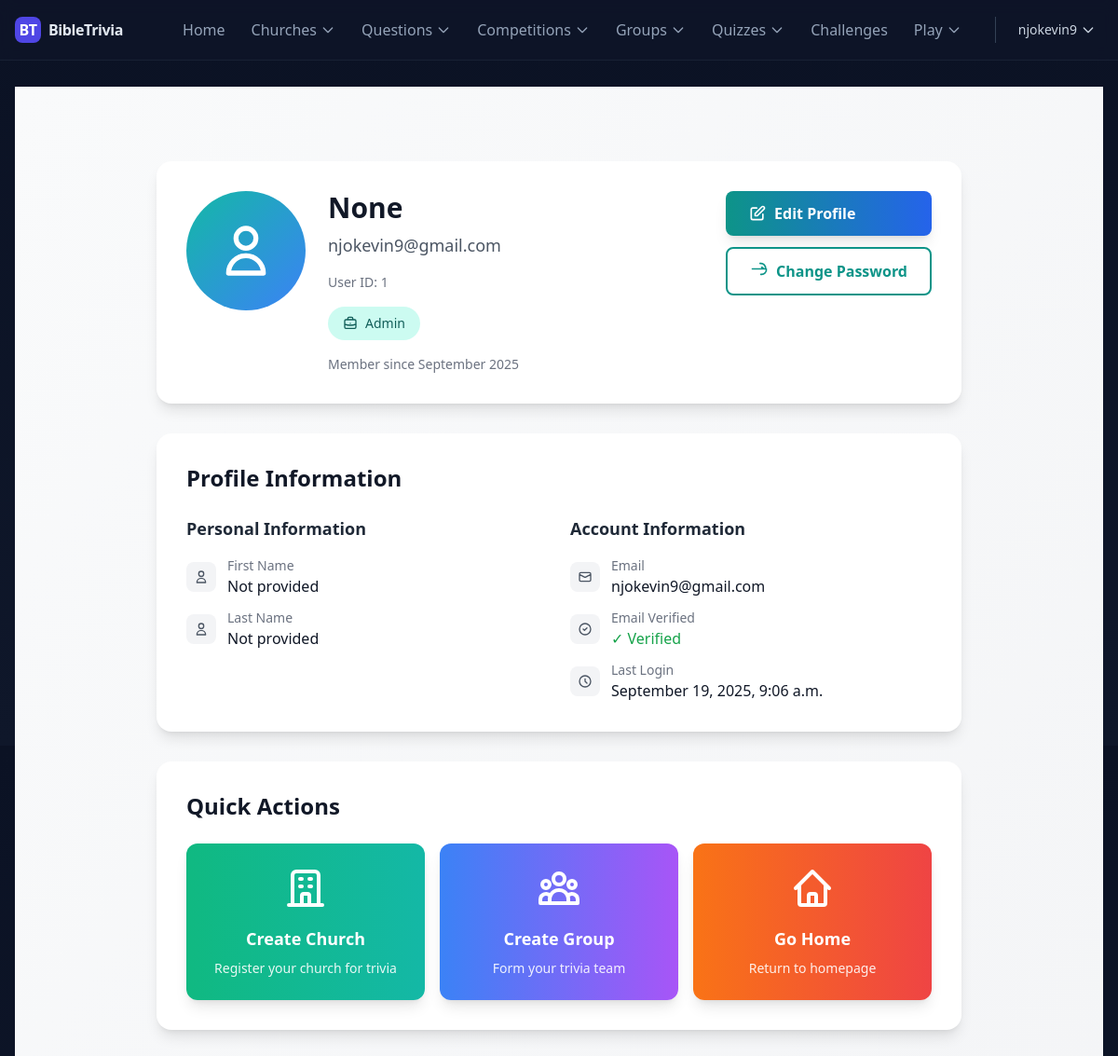
Screenshot of /accounts/profile/ (signed in) with the database file from the repository.
### users/models.py (models this page shows, shortened)
class MyUser(AbstractUser):
    email = models.EmailField(_('email address'), max_length=50, unique=True)
    username = None
    ROLE_CHOICES = [
        ('Admin', 'Admin'),
        ('Supervisor', 'Supervisor'),
        ('Patron', 'Patron'),
        ('Member', 'Member'),
    ]
    role = models.CharField(
        _('Role'),
        max_length=20,
        choices=ROLE_CHOICES,
        default='Member',
        help_text=_('User role in the system')
    )
    USERNAME_FIELD = 'email'
    REQUIRED_FIELDS = []
    objects = MyUserManager()
    groups = models.ManyToManyField(
        'auth.Group',
        related_name='myuser_groups',  # Unique related_name
        blank=True,
        help_text=_('The groups this user belongs to. A user will get all permissions granted to each of their groups.')
    )
    user_permissions = models.ManyToManyField(
        'auth.Permission',
        related_name='myuser_permissions',  # Unique related_name
        blank=True,
        help_text=_('Specific permissions for this user.')
    )

### users/views.py (the view)
# urls.py: path('profile/', views.profile_view, name='profile'),
@login_required
def profile_view(request):
    return render(request, 'users/profile.html')

### users/templates/users/profile.html (shortened to what this page needs)
{% extends 'base.html' %}
{% block content %}
<div class="min-h-screen bg-gradient-to-br from-gray-50 to-gray-100 py-20">
    <div class="max-w-4xl mx-auto px-4">
        <div class="bg-white rounded-2xl shadow-lg p-8 mb-8">
            <div class="flex flex-col md:flex-row items-center md:items-start gap-6">
                <div class="w-32 h-32 bg-gradient-to-br from-teal-500 to-blue-500 rounded-full flex items-center justify-center flex-shrink-0 overflow-hidden">
                    {% if user.profile_picture %}
                        <img src="{{ user.profile_picture.url }}" alt="Profile picture" class="w-full h-full object-cover">
                    {% else %}
                        <svg class="w-16 h-16 text-white" fill="none" stroke="currentColor" viewBox="0 0 24 24">
                            <path stroke-linecap="round" stroke-linejoin="round" stroke-width="2" d="M16 7a4 4 0 11-8 0 4 4 0 018 0zM12 14a7 7 0 00-7 7h14a7 7 0 00-7-7z"/>
                        </svg>
                    {% endif %}
                </div>
                <div class="flex-1 text-center md:text-left">
                    <h1 class="text-3xl font-bold text-gray-900 mb-2">
                        {{ user.get_full_name|default:user.username }}
                    </h1>
                    <p class="text-lg text-gray-600 mb-4">{{ user.email }}</p>
                    <h4 class="text-sm text-gray-500 mb-4">User ID: {{ user.id }}</h4>
                    {% if user.role %}
                        <span class="inline-flex items-center px-4 py-2 bg-teal-100 text-teal-800 text-sm font-medium rounded-full">
                            {{ user.get_role_display }}
                        </span>
                    {% endif %}
                    <p class="text-sm text-gray-500 mt-4">
                        Member since {{ user.date_joined|date:"F Y" }}
                    </p>
                </div>
                <div class="flex flex-col gap-3">
                    <a href="{% url 'profile_edit' %}" class="bg-gradient-to-r from-teal-600 to-blue-600 hover:from-teal-700 hover:to-blue-700 text-white px-6 py-3 rounded-lg font-semibold transition duration-300 shadow-lg hover:shadow-xl flex items-center gap-2">
                        <svg class="w-5 h-5" fill="none" stroke="currentColor" viewBox="0 0 24 24">
                            <path stroke-linecap="round" stroke-linejoin="round" stroke-width="2" d="M11 5H6a2 2 0 00-2 2v11a2 2 0 002 2h11a2 2 0 002-2v-5m-1.414-9.414a2 2 0 112.828 2.828L11.828 15H9v-2.828l8.586-8.586z"/>
                        </svg>
                        Edit Profile
                    </a>
                    <a href="{% url 'password_change' %}" class="bg-white border-2 border-teal-600 text-teal-600 hover:bg-teal-50 px-6 py-3 rounded-lg font-semibold transition duration-300 flex items-center gap-2">
                        <svg class="w-5 h-5" fill="none" stroke="currentColor" viewBox="0 0 24 24">
                            <path stroke-linecap="round" stroke-linejoin="round" stroke-width="2" d="M15 7a2 2 0 012 2m4 0a6 6 0 01-7 7m6-7a6 6 0 00-7-7m7 7H3"/>
                        </svg>
                        Change Password
                    </a>
                </div>
            </div>
        </div>
        <div class="bg-white rounded-2xl shadow-lg p-8 mb-8">
            <h2 class="text-2xl font-bold text-gray-900 mb-6">Profile Information</h2>
            <div class="grid grid-cols-1 md:grid-cols-2 gap-6">
                <div class="space-y-4">
                    <h3 class="text-lg font-semibold text-gray-800 mb-4">Personal Information</h3>
                    <div class="space-y-3">
                        <div class="flex items-center gap-3">
                            <div class="w-8 h-8 bg-gray-100 rounded-lg flex items-center justify-center flex-shrink-0">
                                <svg class="w-4 h-4 text-gray-600" fill="none" stroke="currentColor" viewBox="0 0 24 24">
                                    <path stroke-linecap="round" stroke-linejoin="round" stroke-width="2" d="M16 7a4 4 0 11-8 0 4 4 0 018 0zM12 14a7 7 0 00-7 7h14a7 7 0 00-7-7z"/>
                                </svg>
                            </div>
                            <div>
                                <p class="text-sm text-gray-500">First Name</p>
                                <p class="font-medium text-gray-900">{{ user.first_name|default:"Not provided" }}</p>
                            </div>
                        </div>
                        <div class="flex items-center gap-3">
                            <div class="w-8 h-8 bg-gray-100 rounded-lg flex items-center justify-center flex-shrink-0">
                                <svg class="w-4 h-4 text-gray-600" fill="none" stroke="currentColor" viewBox="0 0 24 24">
                                    <path stroke-linecap="round" stroke-linejoin="round" stroke-width="2" d="M16 7a4 4 0 11-8 0 4 4 0 018 0zM12 14a7 7 0 00-7 7h14a7 7 0 00-7-7z"/>
                                </svg>
                            </div>
                            <div>
                                <p class="text-sm text-gray-500">Last Name</p>
                                <p class="font-medium text-gray-900">{{ user.last_name|default:"Not provided" }}</p>
                            </div>
                        </div>
                    </div>
                </div>
                <div class="space-y-4">
                    <h3 class="text-lg font-semibold text-gray-800 mb-4">Account Information</h3>
                    <div class="space-y-3">
                        <div class="flex items-center gap-3">
                            <div class="w-8 h-8 bg-gray-100 rounded-lg flex items-center justify-center flex-shrink-0">
                                <svg class="w-4 h-4 text-gray-600" fill="none" stroke="currentColor" viewBox="0 0 24 24">
                                    <path stroke-linecap="round" stroke-linejoin="round" stroke-width="2" d="M3 8l7.89 4.26a2 2 0 002.22 0L21 8M5 19h14a2 2 0 002-2V7a2 2 0 00-2-2H5a2 2 0 00-2 2v10a2 2 0 002 2z"/>
                                </svg>
                            </div>
                            <div>
                                <p class="text-sm text-gray-500">Email</p>
                                <p class="font-medium text-gray-900">{{ user.email }}</p>
                            </div>
                        </div>
                        <div class="flex items-center gap-3">
                            <div class="w-8 h-8 bg-gray-100 rounded-lg flex items-center justify-center flex-shrink-0">
                                <svg class="w-4 h-4 text-gray-600" fill="none" stroke="currentColor" viewBox="0 0 24 24">
                                    <path stroke-linecap="round" stroke-linejoin="round" stroke-width="2" d="M9 12l2 2 4-4m6 2a9 9 0 11-18 0 9 9 0 0118 0z"/>
                                </svg>
                            </div>
                            <div>
                                <p class="text-sm text-gray-500">Email Verified</p>
                                <p class="font-medium text-gray-900">
                                    {% if user.is_active %}
                                        <span class="text-green-600">✓ Verified</span>
                                    {% else %}
                                        <span class="text-red-600">✗ Not verified</span>
                                    {% endif %}
                                </p>
                            </div>
                        </div>
                        <div class="flex items-center gap-3">
                            <div class="w-8 h-8 bg-gray-100 rounded-lg flex items-center justify-center flex-shrink-0">
                                <svg class="w-4 h-4 text-gray-600" fill="none" stroke="currentColor" viewBox="0 0 24 24">
                                    <path stroke-linecap="round" stroke-linejoin="round" stroke-width="2" d="M12 8v4l3 3m6-3a9 9 0 11-18 0 9 9 0 0118 0z"/>
                                </svg>
                            </div>
                            <div>
                                <p class="text-sm text-gray-500">Last Login</p>
                                <p class="font-medium text-gray-900">{{ user.last_login|date:"F j, Y, g:i a"|default:"Never" }}</p>
                            </div>
                        </div>
                    </div>
                </div>
            </div>
        </div>
        <div class="bg-white rounded-2xl shadow-lg p-8">
            <h2 class="text-2xl font-bold text-gray-900 mb-6">Quick Actions</h2>
            <div class="grid grid-cols-1 md:grid-cols-3 gap-4">
                <a href="{% url 'church-create' %}" class="bg-gradient-to-r from-emerald-500 to-teal-500 hover:from-emerald-600 hover:to-teal-600 text-white p-6 rounded-xl transition duration-300 shadow-lg hover:shadow-xl">
                    <div class="text-center">
                        <svg class="w-12 h-12 mx-auto mb-4" fill="none" stroke="currentColor" viewBox="0 0 24 24">
                            <path stroke-linecap="round" stroke-linejoin="round" stroke-width="2" d="M19 21V5a2 2 0 00-2-2H7a2 2 0 00-2 2v16m14 0h2m-2 0h-5m-9 0H3m2 0h5M9 7h1m-1 4h1m4-4h1m-1 4h1m-5 10v-5a1 1 0 011-1h2a1 1 0 011 1v5m-4 0h4"/>
                        </svg>
                        <h3 class="text-lg font-semibold mb-2">Create Church</h3>
                        <p class="text-sm opacity-90">Register your church for trivia</p>
                    </div>
                </a>
                <a href="{% url 'group-create' %}" class="bg-gradient-to-r from-blue-500 to-purple-500 hover:from-blue-600 hover:to-purple-600 text-white p-6 rounded-xl transition duration-300 shadow-lg hover:shadow-xl">
                    <div class="text-center">
                        <h3 class="text-lg font-semibold mb-2">Create Group</h3>
                        <p class="text-sm opacity-90">Form your trivia team</p>
                    </div>
                </a>
                <a href="{% url 'home' %}" class="bg-gradient-to-r from-orange-500 to-red-500 hover:from-orange-600 hover:to-red-600 text-white p-6 rounded-xl transition duration-300 shadow-lg hover:shadow-xl">
                    <div class="text-center">
                        <svg class="w-12 h-12 mx-auto mb-4" fill="none" stroke="currentColor" viewBox="0 0 24 24">
                            <path stroke-linecap="round" stroke-linejoin="round" stroke-width="2" d="M3 12l2-2m0 0l7-7 7 7M5 10v10a1 1 0 001 1h3m10-11l2 2m-2-2v10a1 1 0 01-1 1h-3m-6 0a1 1 0 001-1v-4a1 1 0 011-1h2a1 1 0 011 1v4a1 1 0 001 1m-6 0h6"/>
                        </svg>
                        <h3 class="text-lg font-semibold mb-2">Go Home</h3>
                        <p class="text-sm opacity-90">Return to homepage</p>
                    </div>
                </a>
            </div>
        </div>
    </div>
</div>
{% endblock %}

### home/templates/base.html (shortened to what this page needs)
<!DOCTYPE html>
<html lang="en">
<head>
    <script src="https://cdn.tailwindcss.com"></script>
    {% load static %}
    {% load user_extras %}
</head>
<body class="min-h-screen text-slate-200 bg-gradient-to-b from-[#0b1224] to-slate-900">
    <header class="sticky top-0 z-50 backdrop-blur bg-slate-900/60 border-b border-slate-700/30">
        <div class="max-w-screen-2xl mx-auto px-4 flex items-center justify-between h-16">
            <a class="inline-flex items-center gap-2 font-bold tracking-tight" href="/">
                <span class="brand-badge bg-indigo-600 text-white">BT</span>
                <span>BibleTrivia</span>
            </a>
            <nav class="hidden sm:flex items-center gap-3">
                <a class="text-slate-400 hover:text-slate-100 px-2 py-1 rounded-md" href="/">Home</a>
                <div class="relative group">
                    <button class="text-slate-400 hover:text-slate-100 px-2 py-1 rounded-md flex items-center gap-1">
                        Churches <svg class="w-4 h-4" fill="none" stroke="currentColor" viewBox="0 0 24 24"><path stroke-linecap="round" stroke-linejoin="round" stroke-width="2" d="M19 9l-7 7-7-7"></path></svg>
                    </button>
                </div>
                <div class="relative group">
                    <button class="text-slate-400 hover:text-slate-100 px-2 py-1 rounded-md flex items-center gap-1">
                        Questions <svg class="w-4 h-4" fill="none" stroke="currentColor" viewBox="0 0 24 24"><path stroke-linecap="round" stroke-linejoin="round" stroke-width="2" d="M19 9l-7 7-7-7"></path></svg>
                    </button>
                </div>
                <div class="relative group">
                    <button class="text-slate-400 hover:text-slate-100 px-2 py-1 rounded-md flex items-center gap-1">
                        Competitions <svg class="w-4 h-4" fill="none" stroke="currentColor" viewBox="0 0 24 24"><path stroke-linecap="round" stroke-linejoin="round" stroke-width="2" d="M19 9l-7 7-7-7"></path></svg>
                    </button>
                </div>
                <div class="relative group">
                    <button class="text-slate-400 hover:text-slate-100 px-2 py-1 rounded-md flex items-center gap-1">
                        Groups <svg class="w-4 h-4" fill="none" stroke="currentColor" viewBox="0 0 24 24"><path stroke-linecap="round" stroke-linejoin="round" stroke-width="2" d="M19 9l-7 7-7-7"></path></svg>
                    </button>
                </div>
                <div class="relative group">
                    <button class="text-slate-400 hover:text-slate-100 px-2 py-1 rounded-md flex items-center gap-1">
                        Quizzes <svg class="w-4 h-4" fill="none" stroke="currentColor" viewBox="0 0 24 24"><path stroke-linecap="round" stroke-linejoin="round" stroke-width="2" d="M19 9l-7 7-7-7"></path></svg>
                    </button>
                </div>
                <a class="text-slate-400 hover:text-slate-100 px-2 py-1 rounded-md" href="{% url 'challenge_list' %}">Challenges</a>
                <div class="relative group">
                    <button class="text-slate-400 hover:text-slate-100 px-2 py-1 rounded-md flex items-center gap-1">
                        Play <svg class="w-4 h-4" fill="none" stroke="currentColor" viewBox="0 0 24 24"><path stroke-linecap="round" stroke-linejoin="round" stroke-width="2" d="M19 9l-7 7-7-7"></path></svg>
                    </button>
                </div>
                {% if user.is_authenticated %}
                    <div class="relative group ml-4 pl-4 border-l border-slate-700">
                        <button class="text-slate-300 text-sm flex items-center gap-1 px-2 py-1 rounded-md hover:bg-slate-800">
                            {{ user|display_name }} <svg class="w-4 h-4" fill="none" stroke="currentColor" viewBox="0 0 24 24"><path stroke-linecap="round" stroke-linejoin="round" stroke-width="2" d="M19 9l-7 7-7-7"></path></svg>
                        </button>
                    </div>
                {% endif %}
            </nav>
        </div>
    </header>
    <main class="max-w-screen-2xl mx-auto px-4 py-7">
        {% block content %}{% endblock %}
    </main>
</body>
</html>

### rows the page displays
MyUser: id+email "njokevin9", get_full_name "None", email "njokevin9@gmail.com", id "1", role "Admin", date_joined "September 2025", first_name "Not provided", last_name "Not provided", last_login "September 19, 2025, 9:06 a.m."
